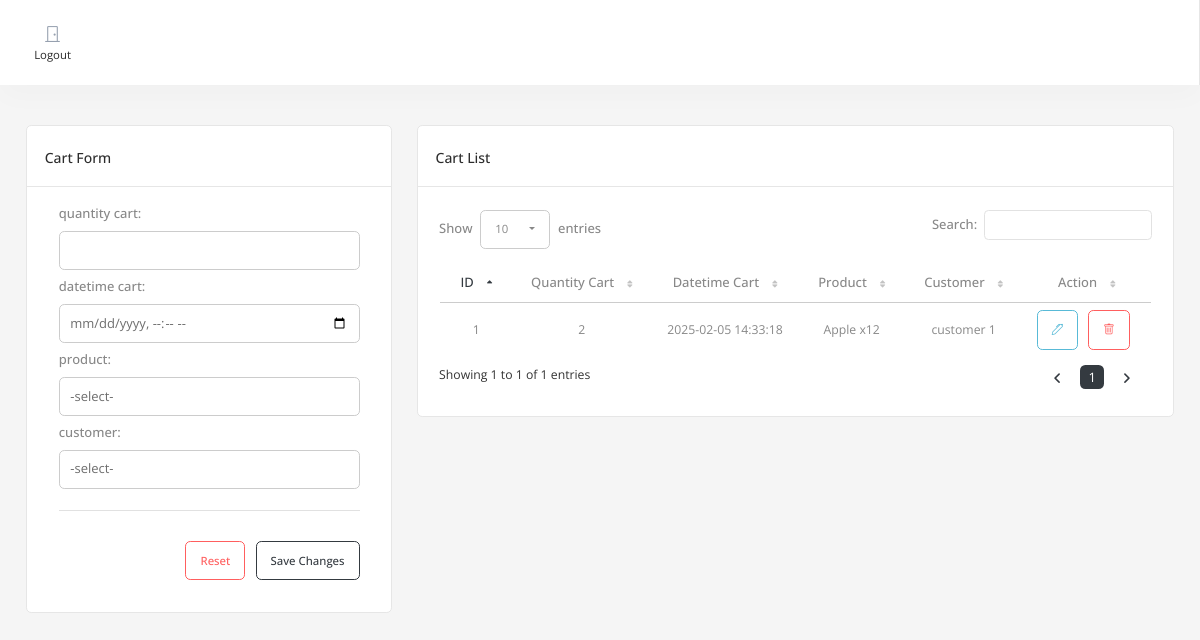
The app's page /cart.php with its own data.
### tables this page shows
CREATE TABLE `tbl_cart` (
  `tbl_cart_id` int(11) NOT NULL,
  `quantity_cart` int(11) NOT NULL,
  `datetime_cart` datetime NOT NULL DEFAULT current_timestamp(),
  `tbl_product_id` int(11) NOT NULL,
  `tbl_customer_id` int(11) NOT NULL
);

CREATE TABLE `tbl_product` (
  `tbl_product_id` int(11) NOT NULL,
  `product_name` text NOT NULL,
  `product_price` text NOT NULL,
  `tbl_association_id` int(11) NOT NULL
);

CREATE TABLE `tbl_customer` (
  `tbl_customer_id` int(11) NOT NULL,
  `customer_name` text NOT NULL,
  `tbl_account_id` int(11) NOT NULL
);

### class/method.php (called while the page is built, shortened)
<?php
class method
{
    function __construct()
    {
        $servername = "localhost";
        $username = "root";
        $password = "";
        $database = "db_agrikulture";
        try {
            $conn = new PDO(
                "mysql:host=$servername;dbname=$database",
                $username,
                $password
            );
            $conn->setAttribute(PDO::ATTR_ERRMODE, PDO::ERRMODE_EXCEPTION);
            $this->conn = $conn;
        } catch (PDOException $e) {
            echo "Connection failed: " . $e->getMessage();
            die;
        }
    }
    function selectRaw()
    {
        $sql = $this->sql;
        $stmt = $this->conn->prepare($sql);
        $stmt->execute();
        return $stmt->fetchAll(PDO::FETCH_ASSOC);
    }
}
$m = new method();

### cart.php (the view, shortened to what this page needs)
<?php
include "layout/header.php";
?>
<div class='container-fluid'><div class='row mt-3'>
    <div class="col-lg-4 col-sm-12 mb-3">
        <div class="">
            <div class="">
<div class="card">
    <div class="card-header">
        <div>
            <h4 class="card-title">cart Form</h4>
        </div>
    </div>
    <div class="card-body">
        <div class="basic-form ps-3 pe-3 pb-3">
            <form method="post" action="functions/post.php" class="form-valide-with-icon needs-validation" novalidate id="frm-row" enctype="multipart/form-data">
                <div id="form-div-cart">
                    <div class="form-source">
                        <div class='row'>
                                                                <div class='col-md-12 form-group '>
                                        <div class='row mb-2'>
                                            <label for='cart-quantity_cart' class="text-label form-label">quantity cart:</label>
                                            <div class=''>
                                                <input type='number' name='tbl_cart-quantity_cart[]' id='cart-quantity_cart' class='form-control editable ' value='' required>
                                            </div>
                                        </div>
                                    </div>
                                                                    <div class='col-md-12 form-group '>
                                        <div class='row mb-2'>
                                            <label for='cart-datetime_cart' class="text-label form-label">datetime cart:</label>
                                            <div class=''>
                                                <input type='datetime-local' name='tbl_cart-datetime_cart[]' id='cart-datetime_cart' class='form-control editable ' value='' required>
                                            </div>
                                        </div>
                                    </div>
                                                                    <div class='col-md-12 form-group '>
                                        <div class='row mb-2'>
                                            <label for='cart-tbl_product_id' class="text-label form-label">product:</label>
                                            <div class=''>
                                                <select name='tbl_cart-tbl_product_id[]' id='cart-tbl_product_id' class='form-control editable ' required>
                                                    <option value=''>-select-</option>
<?php
$sql = "SELECT * FROM tbl_product";
$m->sql = $sql;
 ?>
                                                </select>
                                            </div>
                                        </div>
                                    </div>
                                                                    <div class='col-md-12 form-group '>
                                        <div class='row mb-2'>
                                            <label for='cart-tbl_customer_id' class="text-label form-label">customer:</label>
                                            <div class=''>
                                                <select name='tbl_cart-tbl_customer_id[]' id='cart-tbl_customer_id' class='form-control editable ' required>
                                                    <option value=''>-select-</option>
<?php
$sql = "SELECT * FROM tbl_customer";
$m->sql = $sql;
 ?>
                                                </select>
                                            </div>
                                        </div>
                                    </div>
                                                        </div>
                    </div>
                </div>
                <div class='row'>
                    <div class='col-12 text-end add-btns'>
                        <hr style="margin-bottom: 30px">
                        <button type='reset' class='btn btn-outline-danger me-2'>Reset</button>
                        <button type='submit' class='btn btn-outline-primary'>Save Changes</button>
                    </div>
                </div>
            </form>
        </div>
    </div>
</div>
            </div>
        </div>
    </div>
        <div class="col-lg-8 mb-3">
            <div class="row">
                <div class="col-lg-12">
                    <div class="card dz-card">
                        <div class="card-header flex-wrap">
                            <div>
                                <h4 class="card-title">cart List</h4>
                            </div>
                        </div>
                        <div class="tab-content">
                            <div class="tab-pane fade show active p-4">
<?php
$sql = "SELECT * FROM tbl_cart  LEFT JOIN tbl_product ON tbl_product.tbl_product_id=tbl_cart.tbl_product_id LEFT JOIN tbl_customer ON tbl_customer.tbl_customer_id=tbl_cart.tbl_customer_id";
$m->sql = $sql;
$record = $m->selectRaw();
?>
<div class="table-responsive">
    <table id="datatable-cart" class="dt-table display table" style="width: calc(100% - 2px)">
        <thead>
            <tr class='text-center'>
                                    <td class='text-center'>
                        <label class='mb-0'>ID</label>
                    </td>
                                    <td class='text-center'>
                        <label class='mb-0'>Quantity Cart</label>
                    </td>
                                    <td class='text-center'>
                        <label class='mb-0'>Datetime Cart</label>
                    </td>
                                    <td class='text-center'>
                        <label class='mb-0'>Product</label>
                    </td>
                                    <td class='text-center'>
                        <label class='mb-0'>Customer</label>
                    </td>
                                                    <td class=" text-center">
                        <label class='mb-0'>Action</label>
                    </td>
                            </tr>
        </thead>
        <tbody>
<?php
foreach($record as $k => $r)
{
extract($r);
?>
                <tr>
                                                                                            <td class="text-center">
<?= $tbl_cart_id; ?></td>
                                                                                            <td class="text-center">
<?= $quantity_cart; ?></td>
                                                                                            <td class="text-center">
<?= $datetime_cart; ?></td>
                                                                                            <td class="text-center">
<?= $product_name; ?></td>
                                                                                            <td class="text-center">
<?= $customer_name; ?></td>
                                                                <td class="text-center ">
<button type="button" class="btn btn-outline-info btn-action me-2" onclick="editInfo(<?= $k ?>)"><i class="bi bi-pen"></i></button>
<button type="button" class="btn btn-outline-danger btn-action me-2" onclick="deleteInfo('tbl_cart','tbl_cart_id',<?=  $tbl_cart_id;  ?>)"><i class="bi bi-trash"></i></button>
</td>
                                    </tr>
<?php
}
?>
        </tbody>
    </table>
</div>                            </div>
                        </div>
                    </div>
                </div>
            </div>
        </div>
</div></div>
<?php
include "layout/footer.php";
?>

### layout/header.php (style rules this page uses)
.dt-table tbody tr td.sorting_1 span, .dt-table thead tr td.sorting_asc label, .dt-table thead tr td.sorting_desc label, table.dataTable thead td.sorting_asc:after, table.dataTable thead td.sorting_desc:after { color: var(--primary) !important; }

### records on screen
tbl_cart: tbl_cart_id "1", quantity_cart "2", datetime_cart "2025-02-05 14:33:18", tbl_product.product_name "Apple x12", tbl_customer.customer_name "customer 1"
